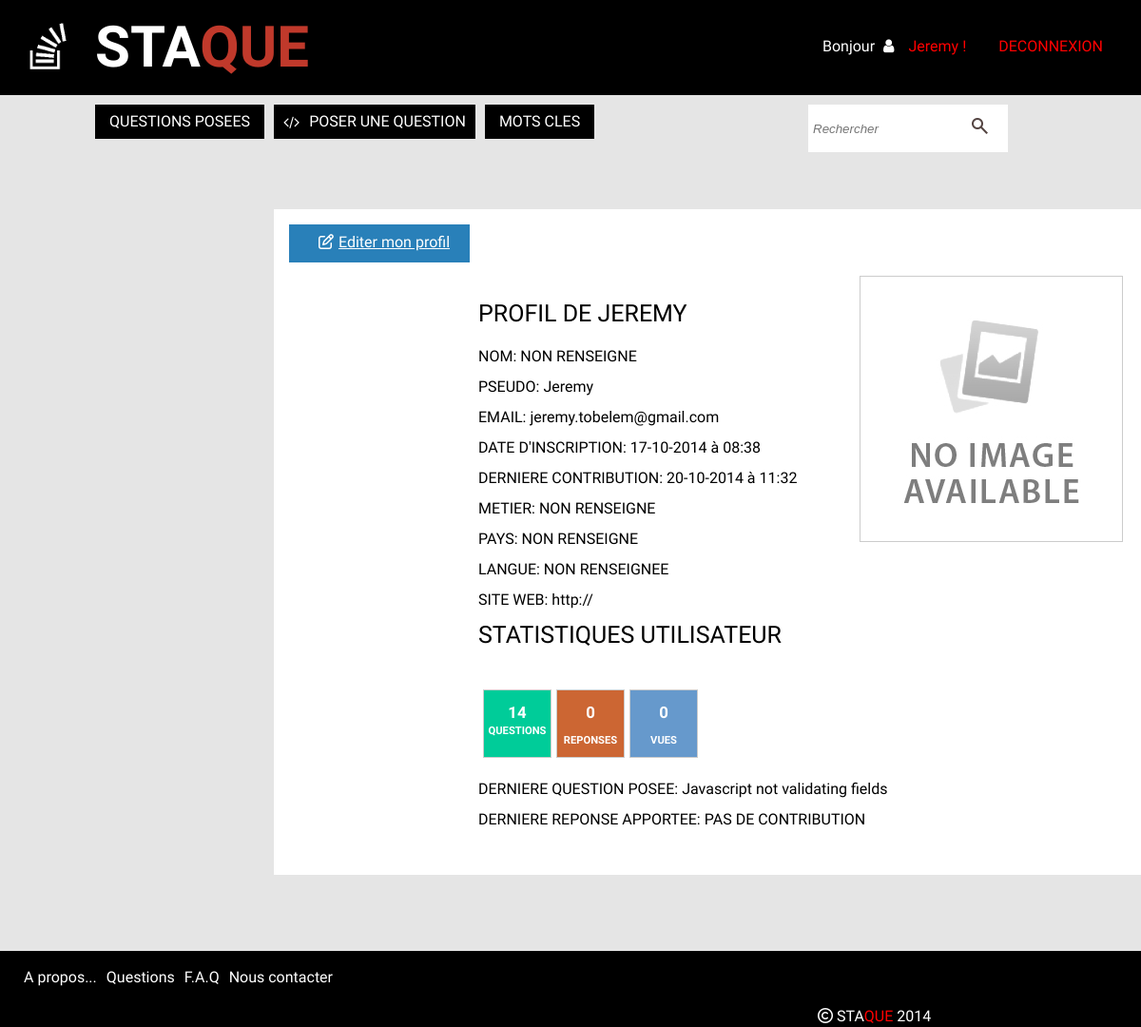
/profile.php?id=17 (signed in), run on an earlier commit of the app's database.
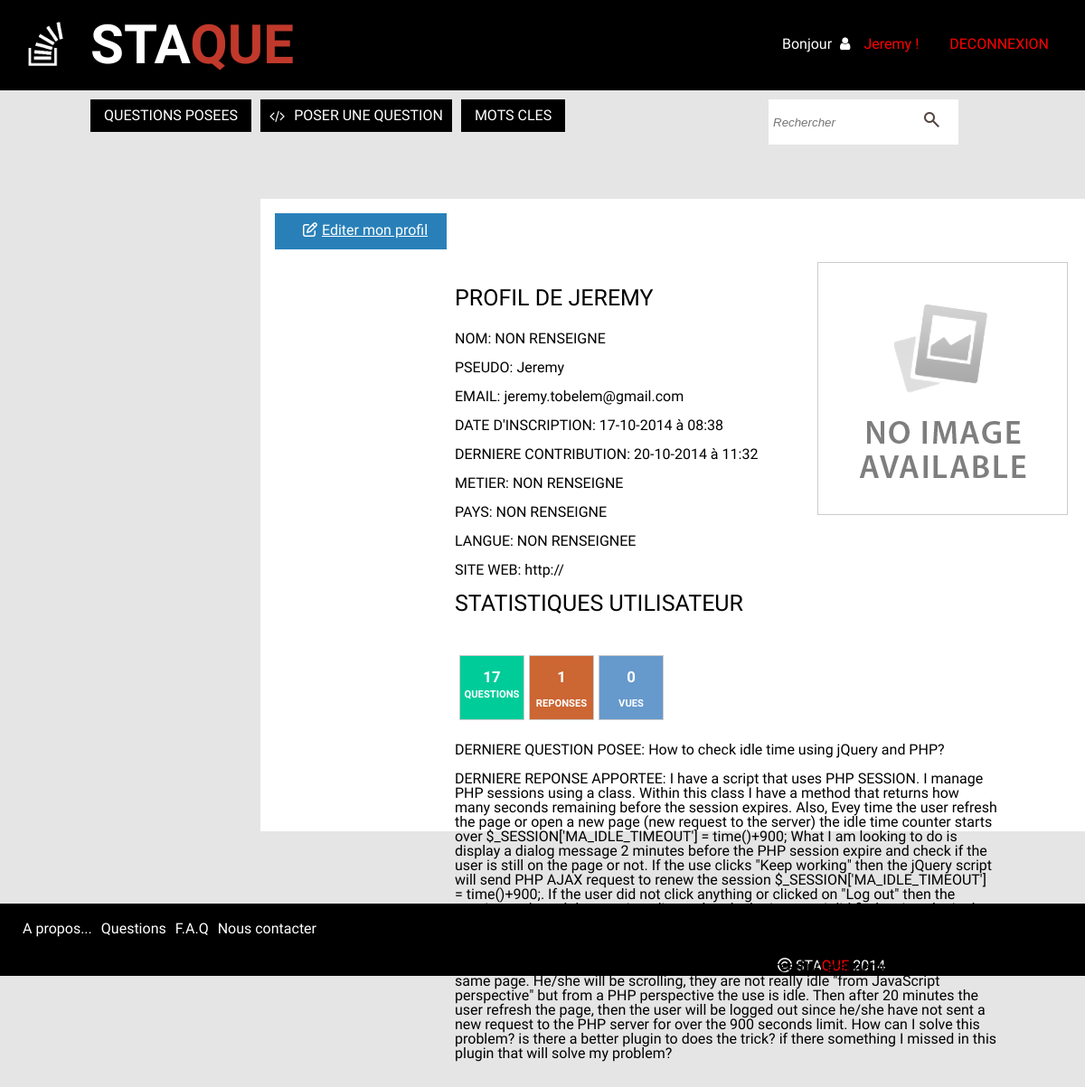
And on a later commit of the database.
### tables this page shows
CREATE TABLE IF NOT EXISTS `questions` (
`id` int(11) NOT NULL,
  `title` varchar(150) NOT NULL,
  `contenu` text NOT NULL,
  `id_user` int(11) NOT NULL,
  `keyword1` varchar(255) NOT NULL,
  `keyword2` varchar(255) DEFAULT NULL,
  `keyword3` varchar(255) DEFAULT NULL,
  `keyword4` varchar(255) DEFAULT NULL,
  `keyword5` varchar(255) DEFAULT NULL,
  `vues` int(11) NOT NULL,
  `dateCreated` datetime NOT NULL,
  `dateModified` datetime NOT NULL
);

CREATE TABLE IF NOT EXISTS `answers` (
`id` int(11) NOT NULL,
  `contenu` text NOT NULL,
  `id_question` int(11) NOT NULL,
  `id_user` int(11) NOT NULL,
  `vote_resultat` int(11) NOT NULL,
  `dateCreated` datetime NOT NULL,
  `dateModified` datetime NOT NULL
);

### inc/functions.php (called while the page is built, shortened)
<?php
	function userIsLogged(){
		if (!empty($_SESSION['user'])){
			return true;
		}
		return false;
	}
?>

### profile.php (the view, shortened to what this page needs)
<?php
$id=$_GET['id'];
include("db.php");
include("inc/functions.php");
include("inc/top.php");
$sql= "SELECT dateModified
	   FROM questions
	   WHERE id_user= :iduser
	   ORDER BY dateModified
	   LIMIT 1";
	   $stmt=$dbh->prepare($sql);
 $stmt->bindValue(":iduser",$id);
 $stmt ->execute();
 $lastUpdate=$stmt->fetchColumn();
$sql="SELECT COUNT(*)
	  FROM questions
	  WHERE id_user= :iduser";
$stmt=$dbh->prepare($sql);
$stmt->bindValue(":iduser",$id);
$stmt->execute();
$questionNumber=$stmt->fetchColumn();
$sql="SELECT COUNT(*)
	  FROM answers
	  WHERE id_user= :iduser";
$stmt=$dbh->prepare($sql);
$stmt->bindValue(":iduser",$id);
$stmt->execute();
$answerNumber=$stmt->fetchColumn();
$sql="SELECT title
      FROM questions
      WHERE id_user=:iduser
      ORDER BY dateCreated DESC
      LIMIT 1 ";
 $stmt=$dbh->prepare($sql);
 $stmt->bindValue(":iduser",$id);
 $stmt ->execute();
 $lastQuestion=$stmt->fetchColumn();
 $sql="SELECT contenu
      FROM answers
      WHERE id_user=:iduser
      ORDER BY dateCreated DESC
      LIMIT 1 ";
 $stmt=$dbh->prepare($sql);
 $stmt->bindValue(":iduser",$id);
 $stmt ->execute();
 $lastAnswer=$stmt->fetchColumn();
$sql="SELECT *
	  FROM users
	  WHERE id= :id";
$stmt=$dbh->prepare($sql);
	$stmt ->bindValue(":id", $id);
	$stmt->execute();
	$users=$stmt->fetch();
?>
 <main class="mainContentProfile">
		<div id="edit">
<?php
if (userIsLogged() && $_SESSION['user']['id']==$_GET['id']) { ?>
 		<a href="edit.php"><i class="fa fa-pencil-square-o"></i><span class="espace"></span>Editer mon profil</a>
 		</div>
<?php } ?>
		<div class="info">
				<h1> Profil de <?php echo $users['username']; ?></h1>
			<p> NOM:
			<?php if($users['name']==""){
				echo $users['name']=" NON RENSEIGNE";
			}
			else echo $users['name'];
			?>
			</p></br>
 			<p> PSEUDO:
 			<?php if($users['username']==""){
				echo $users['username']=" NON RENSEIGNE";
			}
			else echo $users['username'];
			?>
 			 </p></br>
 			<p> EMAIL:
 			<?php if($users['email']==""){
				echo $users['email']=" NON RENSEIGNE";
			}
			else echo $users['email'];
			?>
			</p></br>
			<p>DATE D'INSCRIPTION:
			<?php echo date("d-m-Y à H:i",strtotime($users['dateRegistered']));?>
			</p></br>
			<p> DERNIERE CONTRIBUTION:
              <?php echo date("d-m-Y à H:i",strtotime($lastUpdate));?>
			</p></br>
			<p> METIER:
              <?php if($users['job']==""){
				echo $users['job']=" NON RENSEIGNE";
			}
			else echo $users['job'];
			?>
			</p></br>
			<p> PAYS:
              <?php if($users['country']==""){
				echo $users['country']=" NON RENSEIGNE";
			}
			else echo $users['country'];
			?>
			</p></br>
			<p> LANGUE:
              <?php if($users['language']==""){
				echo $users['language']="NON RENSEIGNEE ";
			}
			else echo $users['language'];
			?>
			</p></br>
			<p> SITE WEB:
              <?php if($users['externallink']==""){
				echo "http://".$users['externallink']="";
			}
			else echo $users['externallink'];
			?></p><br/>
			<div id="activity">
				<h1> STATISTIQUES UTILISATEUR</h1>
		<div class="vote">
        <p><?php echo $questionNumber;?></p>
        <p> QUESTIONS </p>
        </div>
        <div class="answer">
        <p><?php echo $answerNumber;?></p>
        <p>REPONSES</p>
        </div>
        <div class="vue">
        <p><?php echo $users['score'];?></p>
        <p>VUES</p>
        </div>
			<p class="" style="clear:both;padding-top:25px"> DERNIERE QUESTION POSEE:
			<?php if(empty($lastQuestion)){
				echo "PAS DE CONTRIBUTION";}
				else{
			echo $lastQuestion; } ?>
			</p> <br/>
			<p> DERNIERE REPONSE APPORTEE:
			<?php if(empty($lastAnswer)){
				echo "PAS DE CONTRIBUTION";
			}
			else{
				echo $lastAnswer;
			} ?>
			</p>
		    </div>
			</div>
			<div id="profile-image">
				<?php if(empty ($users['avatar'])){ ?>
					<img src="uploads/avatar/1.jpg"/><?php
				}
				else{
				 ?>
					<img src="uploads/avatar/<?php echo $users['avatar'];?>" height="250" width="200"/>
		<?php } ?>
 			 </div></br>
 </main>
 <?php include("inc/bottom.php");

What changed in the data, as far as the page shows it:
no longer on this page (row edited): questions: title "Javascript not validating fields"
added questions: title "How to check idle time using jQuery and PHP?"
added answers: contenu "I have a script that uses PHP SESSION. I manage PHP sessions using a class. Within this class I have a method that returns how many seconds remaining before the session expires. Also, Evey time the user refresh the page or open a new page (new request to the server) the idle time counter starts over $_SESSION['MA_IDLE_TIMEOUT'] = time()+900; What I am looking to do is display a dialog message 2 minutes before the PHP session expire and check if the user is still on the page or not. If the use clicks \"Keep working\" then the jQuery script will send PHP AJAX request to renew the session $_SESSION['MA_IDLE_TIMEOUT'] = time()+900;. If the user did not click anything or clicked on \"Log out\" then…"
Also different on the page:
$questionNumber: "14" → "17"
$answerNumber: "0" → "1"
text no longer shown: "PAS DE CONTRIBUTION"
